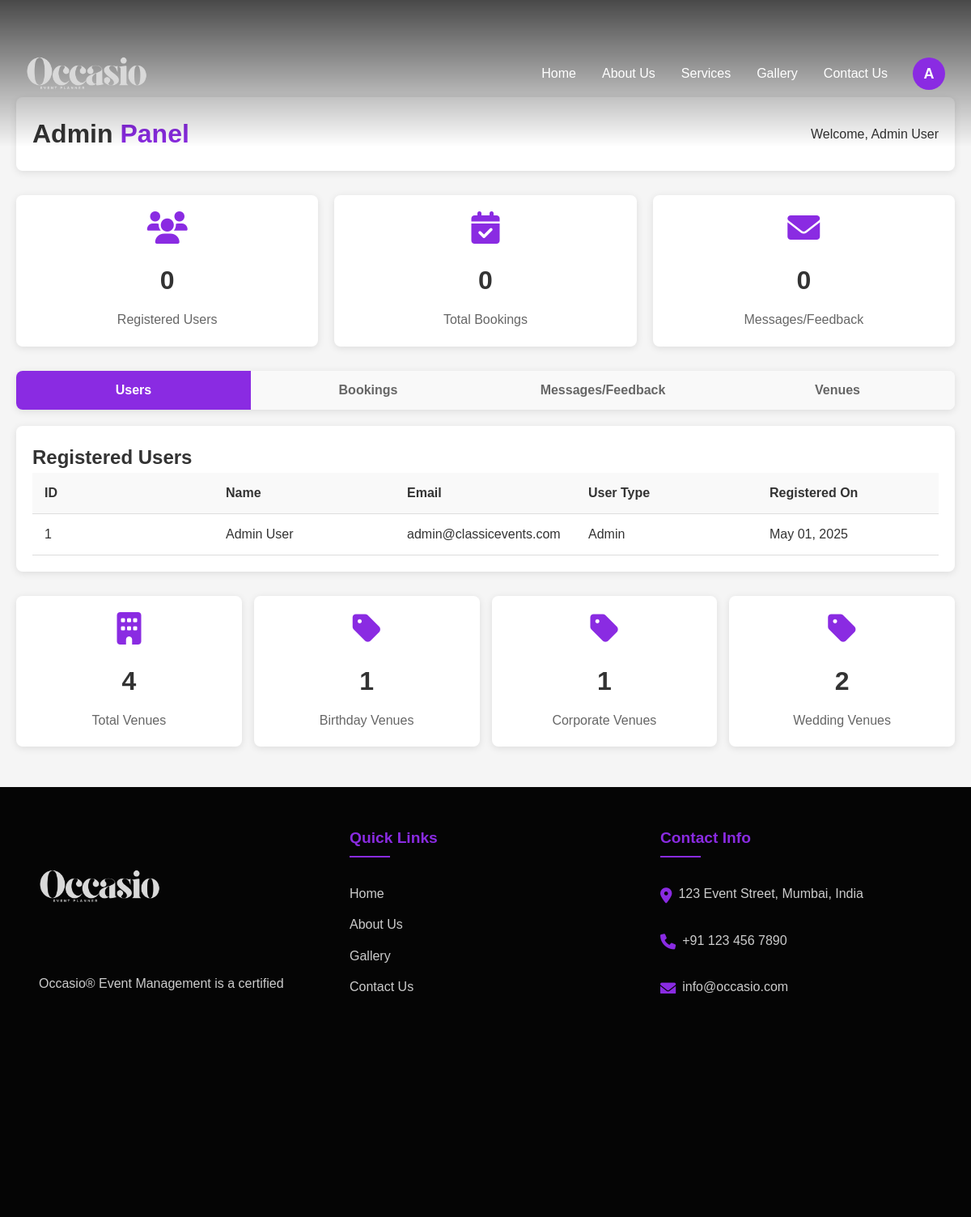
/admin.php (signed in), run on the app's committed database.
### tables this page shows
CREATE TABLE IF NOT EXISTS users (
    id INT AUTO_INCREMENT PRIMARY KEY,
    fullname VARCHAR(100) NOT NULL,
    email VARCHAR(100) NOT NULL UNIQUE,
    password VARCHAR(255) NOT NULL,
    user_type ENUM('user', 'admin') NOT NULL DEFAULT 'user',
    created_at TIMESTAMP DEFAULT CURRENT_TIMESTAMP
);

### admin.php (the view, shortened to what this page needs)
<?php
require_once 'config.php';
    ?>
    <?php
$admin_id = $_SESSION['user_id'];
try {
    $stmt = $pdo->prepare("SELECT * FROM users WHERE id = ? AND user_type = 'admin'");
    $stmt->execute([$admin_id]);
    $admin = $stmt->fetch();
    $stmt = $pdo->query("SELECT * FROM users ORDER BY created_at DESC");
    $users = $stmt->fetchAll();
    $stmt = $pdo->query("SELECT COUNT(*) as total FROM users WHERE user_type = 'user'");
    $user_count = $stmt->fetch()['total'];
    $stmt = $pdo->query("SELECT COUNT(*) as total FROM bookings");
    $booking_count = $stmt->fetch()['total'];
    $stmt = $pdo->query("SELECT COUNT(*) as total FROM messages");
    $message_count = $stmt->fetch()['total'];
} catch (PDOException $e) {
    $error = 'Database error: ' . $e->getMessage();
}
?>
<!DOCTYPE html>
<html lang="en">
<head>
    <link rel="stylesheet" href="css/style.css">
    <link rel="stylesheet" href="css/dropdown.css">
    <link rel="stylesheet" href="https://cdnjs.cloudflare.com/ajax/libs/font-awesome/6.0.0/css/all.min.css">
    <link rel="stylesheet" href="css/profile-dropdown.css">
</head>
<body>
    <header>
        <nav>
            <div class="logo"><img src="images/logo.png" alt="Logo"></div>
            <ul>
                <li><a href="index.php">Home</a></li>
                <li><a href="about.php">About Us</a></li>
                <li><a href="#">Services</a>
                </li>
                <li><a href="gallery.php">Gallery</a></li>
                <li><a href="contact.php">Contact Us</a></li>
            </ul>
            <div class="user-profile">
                <?php echo substr($admin['fullname'], 0, 1); ?>
            </div>
        </nav>
    </header>
    <main>
        <div class="admin-container">
            <div class="admin-header">
                <div class="admin-title">
                    <h1>Admin <span>Panel</span></h1>
                </div>
                <div class="admin-welcome">
                    <p>Welcome, <?php echo $admin['fullname']; ?></p>
                </div>
            </div>
            <div class="admin-stats">
                <div class="stat-card">
                    <i class="fas fa-users"></i>
                    <h2><?php echo $user_count; ?></h2>
                    <p>Registered Users</p>
                </div>
                <div class="stat-card">
                    <i class="fas fa-calendar-check"></i>
                    <h2><?php echo $booking_count; ?></h2>
                    <p>Total Bookings</p>
                </div>
                <div class="stat-card">
                    <i class="fas fa-envelope"></i>
                    <h2><?php echo $message_count; ?></h2>
                    <p>Messages/Feedback</p>
                </div>
            </div>
            <div class="admin-tabs">
                <button class="tab-btn active" onclick="openTab('users')">Users</button>
                <button class="tab-btn" onclick="openTab('bookings')">Bookings</button>
                <button class="tab-btn" onclick="openTab('messages')">Messages/Feedback</button>
                <button class="tab-btn" onclick="openTab('venues')">Venues</button>
            </div>
            <div id="users" class="tab-content active">
                <h2>Registered Users</h2>
                <table class="data-table">
                    <thead>
                        <tr>
                            <th>ID</th>
                            <th>Name</th>
                            <th>Email</th>
                            <th>User Type</th>
                            <th>Registered On</th>
                        </tr>
                    </thead>
                    <tbody>
                        <?php if (!empty($users)): ?>
                            <?php foreach ($users as $user): ?>
                                <tr>
                                    <td><?php echo $user['id']; ?></td>
                                    <td><?php echo $user['fullname']; ?></td>
                                    <td><?php echo $user['email']; ?></td>
                                    <td><?php echo ucfirst($user['user_type']); ?></td>
                                    <td><?php echo date('M d, Y', strtotime($user['created_at'])); ?></td>
                                </tr>
                            <?php endforeach; ?>
                        <?php else: ?>
                            <tr>
                                <td colspan="5" style="text-align: center;">No users found</td>
                            </tr>
                        <?php endif; ?>
                    </tbody>
                </table>
            </div>
            <?php
                try {
                    $stmt = $pdo->query("SELECT COUNT(*) as total FROM venues");
                    $venue_count = $stmt->fetch()['total'];
                } catch (PDOException $e) {
                    $venue_count = 0;
                }
                try {
                    $stmt = $pdo->query("SELECT event_type, COUNT(*) as count FROM venues GROUP BY event_type");
                    $venue_types = $stmt->fetchAll();
                } catch (PDOException $e) {
                    $venue_types = [];
                }
                ?>
                <div style="margin-top: 20px; display: grid; grid-template-columns: repeat(auto-fit, minmax(200px, 1fr)); gap: 15px;">
                    <div class="stat-card">
                        <i class="fas fa-building"></i>
                        <h2><?php echo $venue_count; ?></h2>
                        <p>Total Venues</p>
                    </div>
                    <?php foreach ($venue_types as $type): ?>
                    <div class="stat-card">
                        <i class="fas fa-tag"></i>
                        <h2><?php echo $type['count']; ?></h2>
                        <p><?php echo ucfirst($type['event_type']); ?> Venues</p>
                    </div>
                    <?php endforeach; ?>
                </div>
            </div>
    </main>
    <footer>
        <div class="footer-content">
            <div class="footer-section">
                <img src="images/logo.png" alt="Logo" class="footer-logo">
                <p class="footer-description">Occasio® Event Management is a certified event management company offering comprehensive services for all your event needs across India.</p>
                <div class="social-icons">
                    <a href="#"><i class="fab fa-facebook"></i></a>
                    <a href="#"><i class="fab fa-twitter"></i></a>
                    <a href="#"><i class="fab fa-instagram"></i></a>
                    <a href="#"><i class="fab fa-linkedin"></i></a>
                </div>
            </div>
            <div class="footer-section">
                <h3 class="footer-title">Quick Links</h3>
                <ul class="footer-links">
                    <li><a href="index.php">Home</a></li>
                    <li><a href="about.php">About Us</a></li>
                    <li><a href="gallery.php">Gallery</a></li>
                    <li><a href="contact.php">Contact Us</a></li>
                </ul>
            </div>
            <div class="footer-section">
                <h3 class="footer-title">Contact Info</h3>
                <div class="contact-info">
                    <div class="contact-item">
                        <i class="fas fa-map-marker-alt"></i>
                        <p>123 Event Street, Mumbai, India</p>
                    </div>
                    <div class="contact-item">
                        <i class="fas fa-phone"></i>
                        <p>+91 123 456 7890</p>
                    </div>
                    <div class="contact-item">
                        <i class="fas fa-envelope"></i>
                        <p>info@occasio.com</p>
                    </div>
                </div>
            </div>
        </div>
        <div class="footer-bottom">
            <p>&copy; 2024 Occasio. All rights reserved.</p>
        </div>
    </footer>
</body>
</html>

### css/style.css (style rules this page uses)
* { margin: 0; padding: 0; box-sizing: border-box; }
body { font-family: Arial, sans-serif; line-height: 1.6; background-color: white; color: #333; }
header { padding: 1rem; position: absolute; width: 100%; top: 0; z-index: 1000; background: linear-gradient(to bottom, rgba(0, 0, 0, 0.7) 0%, rgba(0, 0, 0, 0) 100%); }
nav { display: flex; justify-content: space-between; align-items: center; max-width: 1200px; margin: 0 auto; padding: 0 1rem; }
.logo { margin-right: auto; display: flex; align-items: center; }
.logo img { width: 150px; height: 150px; }
nav ul { display: flex; list-style: none; }
nav ul li a { color: white; text-decoration: none; padding: 0.5rem 1rem; transition: color 0.3s ease; display: block; }
main { margin-top: 0; overflow-x: hidden; }
footer { background-color: #222; color: white; padding: 3rem 2rem 1rem; background-image: url('../images/footer-bg.jpg'); background-size: cover; background-position: center; position: relative; background-attachment: fixed; }
footer::before { content: ''; position: absolute; top: 0; left: 0; width: 100%; height: 100%; background-color: rgba(0, 0, 0, 0.85); z-index: 1; }
footer .footer-content, footer .footer-bottom { position: relative; z-index: 2; }
.footer-content { max-width: 1200px; margin: 0 auto; display: grid; grid-template-columns: repeat(auto-fit, minmax(250px, 1fr)); gap: 3rem; padding: 0 1rem; }
.footer-section { display: flex; flex-direction: column; gap: 1rem; }
.footer-title { font-size: 1.2rem; margin-bottom: 1rem; position: relative; padding-bottom: 0.5rem; }
.footer-title::after { content: ''; position: absolute; left: 0; bottom: 0; width: 50px; height: 2px; background-color: #8a2be2; }
.footer-links { list-style: none; padding: 0; }
.footer-links li { margin-bottom: 0.8rem; }
.footer-links li a { color: #ccc; text-decoration: none; transition: color 0.3s ease; }
.contact-info { display: flex; flex-direction: column; gap: 1rem; }
.contact-item { display: flex; align-items: flex-start; gap: 1rem; }
.contact-item i { color: #8a2be2; font-size: 1.2rem; margin-top: 0.2rem; }
.social-icons { display: flex; gap: 1rem; margin-top: 1rem; }
.social-icons a { display: flex; align-items: center; justify-content: center; width: 36px; height: 36px; background-color: rgba(255, 255, 255, 0.1); color: white; border-radius: 50%; transition: all 0.3s ease; }
.footer-bottom { text-align: center; padding-top: 2rem; margin-top: 2rem; border-top: 1px solid rgba(255, 255, 255, 0.1); }
.footer-logo { width: 150px; margin-bottom: 1rem; }
.footer-description { color: #ccc; line-height: 1.6; margin-bottom: 1.5rem; }
.social-icons { display: flex; gap: 1rem; }
.social-icons a { color: white; font-size: 1.5rem; transition: color 0.3s ease; }
.footer-title { color: #8a2be2; font-size: 1.2rem; margin-bottom: 1rem; font-weight: bold; }
.footer-links { list-style: none; }
.footer-links a { color: #ccc; text-decoration: none; transition: color 0.3s ease; }
.contact-info { color: #ccc; }
.contact-item { display: flex; align-items: center; gap: 0.5rem; margin-bottom: 1rem; }
.footer-bottom { text-align: center; padding-top: 2rem; margin-top: 2rem; border-top: 1px solid #444; color: #888; }

### css/dropdown.css (style rules this page uses)
nav ul li { position: relative; }

### css/profile-dropdown.css (style rules this page uses)
.user-profile { position: relative; cursor: pointer; width: 40px; height: 40px; background-color: #8a2be2; color: white; border-radius: 50%; display: flex; align-items: center; justify-content: center; font-weight: bold; font-size: 18px; margin-left: 15px; }

### data on the page
users: fullname "A", fullname "Admin User", id "1", email "admin@classicevents.com", user_type "Admin", created_at "May 01, 2025"

### other printed values
$user_count "0"
$booking_count "0"
$message_count "0"
$venue_count "4"
$type['count'] "1"
$type['event_type'] "Birthday"
$type['event_type'] "Corporate"
$type['count'] "2"
$type['event_type'] "Wedding"
